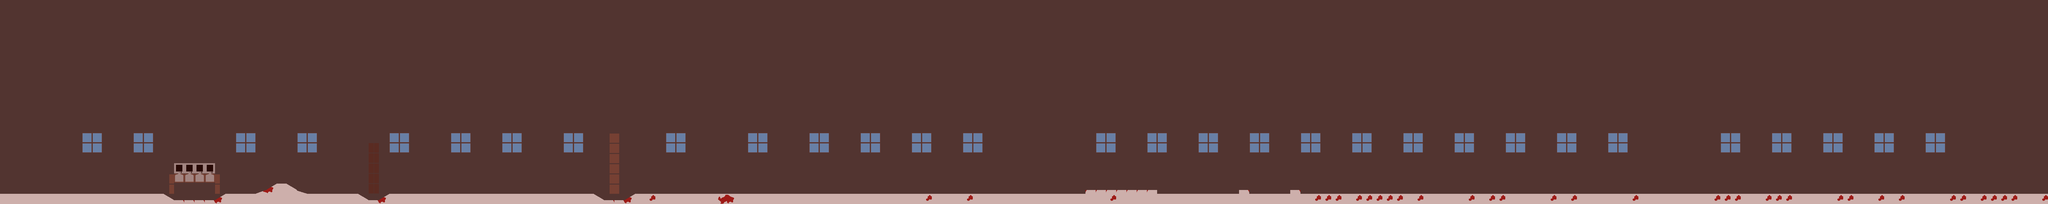

Tiled map render using the project's own tile images. Description and the map definition, with tile-layer contents summarised, below:
An orthogonal 200x20 tile map with 32x32 px tiles, 2 tile layers (platformLayer, pausedLayer), 2 tilesets and 25 objects (playerStart, intro1).

<map version="1.0" orientation="orthogonal" renderorder="right-down" width="200" height="20" tilewidth="32" tileheight="32" nextobjectid="51">
 <tileset firstgid="1" name="tileset3" tilewidth="32" tileheight="32" tilecount="42" columns="6">
  <image source="../images/tileset3.png" width="192" height="224" />
  <tile id="0">
   <objectgroup draworder="index">
    <properties>
     <property name="type" value="d" />
    </properties>
   </objectgroup>
  </tile>
 </tileset>
 <tileset firstgid="43" name="tileset2" tilewidth="32" tileheight="32" tilecount="60" columns="6">
  <image source="../images/tileset2.png" width="192" height="320" />
 </tileset>
 <layer name="platformLayer" width="200" height="20">
  <data>[4000 cells, 4000 non-empty, 17 distinct tile ids]</data>
 </layer>
 <layer name="pausedLayer" width="200" height="20" opacity="0.35">
  <data>[4000 cells, 4000 non-empty, 2 distinct tile ids]</data>
 </layer>
 <objectgroup name="objectsLayer">
  <object id="1" name="playerStart" gid="1" x="0.2197" y="574.67" width="32" height="32">
   <properties>
    <property name="type" value="playerStart" />
   </properties>
  </object>
  <object id="20" gid="1" x="558.821" y="127.739" width="32" height="32">
   <properties>
    <property name="type" value="d1l" />
   </properties>
  </object>
  <object id="21" gid="1" x="788.335" y="127.973" width="32" height="32">
   <properties>
    <property name="type" value="d1s" />
   </properties>
  </object>
  <object id="22" gid="1" x="1016.42" y="129.272" width="32" height="32">
   <properties>
    <property name="type" value="d1r" />
   </properties>
  </object>
  <object id="23" gid="1" x="1241.75" y="123.636" width="32" height="32">
   <properties>
    <property name="type" value="d2l" />
   </properties>
  </object>
  <object id="24" gid="1" x="1526.64" y="136.113" width="32" height="32">
   <properties>
    <property name="type" value="d2s" />
   </properties>
  </object>
  <object id="25" gid="1" x="1827.44" y="129.272" width="32" height="32">
   <properties>
    <property name="type" value="d2r" />
   </properties>
  </object>
  <object id="26" gid="1" x="2018.25" y="121.103" width="32" height="32">
   <properties>
    <property name="type" value="d3l" />
   </properties>
  </object>
  <object id="27" gid="1" x="2243.5" y="121.337" width="32" height="32">
   <properties>
    <property name="type" value="d3s" />
   </properties>
  </object>
  <object id="28" gid="1" x="2794.66" y="129.272" width="32" height="32">
   <properties>
    <property name="type" value="d4s" />
   </properties>
  </object>
  <object id="29" gid="1" x="2529.43" y="131.739" width="32" height="32">
   <properties>
    <property name="type" value="d3r" />
   </properties>
  </object>
  <object id="30" gid="1" x="2594.31" y="133.272" width="32" height="32">
   <properties>
    <property name="type" value="d4l" />
   </properties>
  </object>
  <object id="31" gid="1" x="3114.99" y="122.337" width="32" height="32">
   <properties>
    <property name="type" value="d4r" />
   </properties>
  </object>
  <object id="32" gid="1" x="3312.51" y="130.103" width="32" height="32">
   <properties>
    <property name="type" value="d5l" />
   </properties>
  </object>
  <object id="33" gid="1" x="3800.06" y="118.468" width="32" height="32">
   <properties>
    <property name="type" value="d5s" />
   </properties>
  </object>
  <object id="34" gid="1" x="4262.74" y="125.702" width="32" height="32">
   <properties>
    <property name="type" value="d5r" />
   </properties>
  </object>
  <object id="40" gid="1" x="6304.8" y="639" width="32" height="32">
   <properties>
    <property name="type" value="playerGoal" />
   </properties>
  </object>
  <object id="48" name="intro1" gid="1" x="772.474" y="598.98" width="32" height="32">
   <properties>
    <property name="type" value="intro1" />
   </properties>
  </object>
 </objectgroup>
 <objectgroup name="collision">
  <object id="37" x="532" y="548">
   <polyline points="0,0 -1,27 154,27 154,-2 0,-3" />
  </object>
  <object id="38" x="1153" y="455.285">
   <polyline points="0,0 0,138.409 29,140.837 30,-4.85645 2,-7.28467" />
  </object>
  <object id="39" x="1905" y="417.053">
   <polyline points="0,0 -1,188.894 30,190.947 29,4.10638 -1,-2.05319" />
  </object>
  <object id="42" x="0" y="614.251">
   <polyline points="0,0 507.036,-2.23364 536.073,13.4018 676.792,20.1027 705.83,-8.93455 815.278,-2.23364 862.184,-37.9719 897.923,-33.5046 953.764,-4.46728 1114.59,-6.70092 1150.32,15.6355 1188.3,17.8691 1215.1,-2.23364 1851.69,-4.46728 1882.96,17.8691 1952.2,17.8691 1987.94,-2.23364 6401.61,-2.23364 6397.14,24.57 4.46728,26.8037 4.46728,0" />
  </object>
  <object id="43" x="3354.93" y="625.419">
   <polyline points="0,0 37.9719,-29.0373 263.569,-29.0373 301.541,4.46728 -4.46728,0" />
  </object>
  <object id="49" x="3875.64" y="650.756">
   <polyline points="0,0 0,-60.5428 28.49,-57.6598 28.49,-2.88299 1.05519,-2.88299" />
  </object>
  <object id="50" x="4031.91" y="635.12">
   <polyline points="0,0 0,-44.6728 28.5291,-42.4391 28.5291,0 3.29183,0" />
  </object>
 </objectgroup>
</map>
